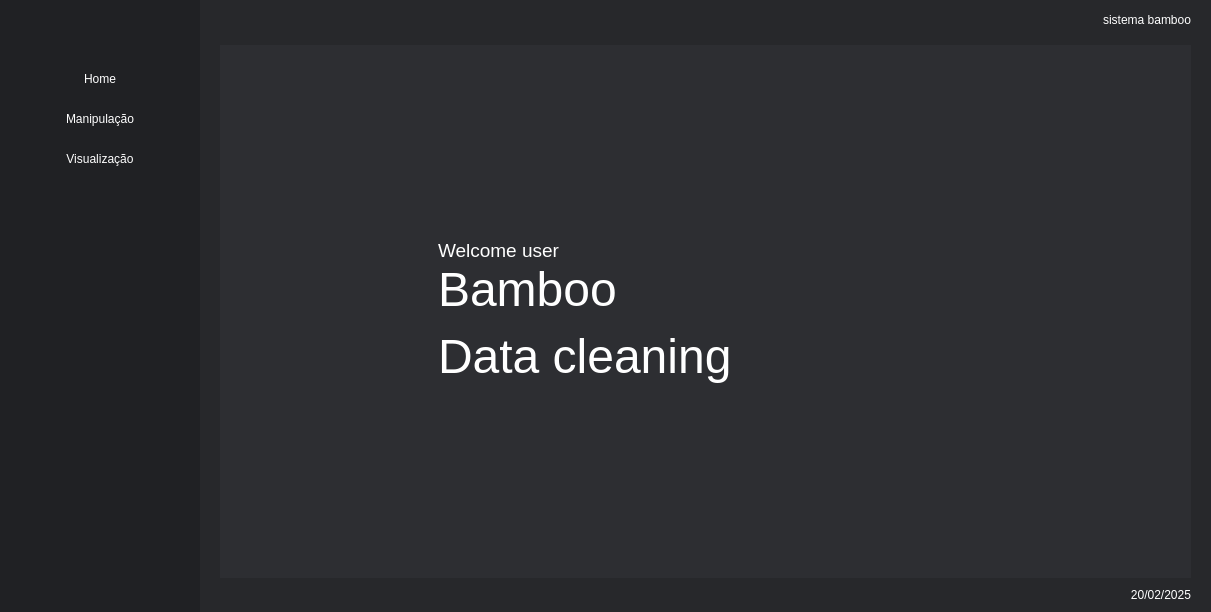
<?xml version="1.0" encoding="UTF-8"?>
<ui version="4.0">
 <class>MainWindow</class>
 <widget class="QMainWindow" name="MainWindow">
  <property name="geometry">
   <rect>
    <x>0</x>
    <y>0</y>
    <width>1211</width>
    <height>612</height>
   </rect>
  </property>
  <property name="windowTitle">
   <string>MainWindow</string>
  </property>
  <property name="styleSheet">
   <string notr="true"/>
  </property>
  <widget class="QWidget" name="centralwidget">
   <property name="styleSheet">
    <string notr="true">*{
	border:none
}</string>
   </property>
   <layout class="QHBoxLayout" name="horizontalLayout">
    <property name="spacing">
     <number>0</number>
    </property>
    <property name="leftMargin">
     <number>0</number>
    </property>
    <property name="topMargin">
     <number>0</number>
    </property>
    <property name="rightMargin">
     <number>0</number>
    </property>
    <property name="bottomMargin">
     <number>0</number>
    </property>
    <item>
     <widget class="QFrame" name="frame_menu">
      <property name="minimumSize">
       <size>
        <width>200</width>
        <height>0</height>
       </size>
      </property>
      <property name="maximumSize">
       <size>
        <width>200</width>
        <height>16777215</height>
       </size>
      </property>
      <property name="styleSheet">
       <string notr="true">background-color: rgba(32, 33, 36, 1);</string>
      </property>
      <property name="frameShape">
       <enum>QFrame::StyledPanel</enum>
      </property>
      <property name="frameShadow">
       <enum>QFrame::Raised</enum>
      </property>
      <layout class="QVBoxLayout" name="verticalLayout_2">
       <property name="leftMargin">
        <number>0</number>
       </property>
       <property name="topMargin">
        <number>0</number>
       </property>
       <property name="rightMargin">
        <number>0</number>
       </property>
       <property name="bottomMargin">
        <number>0</number>
       </property>
       <item>
        <widget class="QFrame" name="frame_2">
         <property name="minimumSize">
          <size>
           <width>0</width>
           <height>0</height>
          </size>
         </property>
         <property name="maximumSize">
          <size>
           <width>16777215</width>
           <height>90</height>
          </size>
         </property>
         <property name="styleSheet">
          <string notr="true">background-color: rgba(32, 33, 36, 1);</string>
         </property>
         <property name="frameShape">
          <enum>QFrame::StyledPanel</enum>
         </property>
         <property name="frameShadow">
          <enum>QFrame::Raised</enum>
         </property>
         <layout class="QHBoxLayout" name="horizontalLayout_4">
          <property name="leftMargin">
           <number>0</number>
          </property>
          <property name="topMargin">
           <number>20</number>
          </property>
          <property name="rightMargin">
           <number>0</number>
          </property>
          <property name="bottomMargin">
           <number>10</number>
          </property>
          <item>
           <widget class="QLabel" name="label_2">
            <property name="minimumSize">
             <size>
              <width>0</width>
              <height>0</height>
             </size>
            </property>
            <property name="maximumSize">
             <size>
              <width>16777215</width>
              <height>90</height>
             </size>
            </property>
            <property name="text">
             <string>&lt;html&gt;&lt;head/&gt;&lt;body&gt;&lt;p align=&quot;center&quot;&gt;&lt;img src=&quot;:/icons/icons_bamboo/logo_branca_64.png&quot;/&gt;&lt;/p&gt;&lt;/body&gt;&lt;/html&gt;</string>
            </property>
           </widget>
          </item>
         </layout>
        </widget>
       </item>
       <item>
        <widget class="QFrame" name="frame">
         <property name="minimumSize">
          <size>
           <width>0</width>
           <height>0</height>
          </size>
         </property>
         <property name="styleSheet">
          <string notr="true">QFrame{
	background-color: rgba(32, 33, 36, 1);
}
	
QPushButton:hover{
	background-color: rgb(72, 74, 79);
}

QPushButton{
	background-color: rgba(32, 33, 36, 1);
	color: rgb(255, 255, 255);
}</string>
         </property>
         <property name="frameShape">
          <enum>QFrame::StyledPanel</enum>
         </property>
         <property name="frameShadow">
          <enum>QFrame::Raised</enum>
         </property>
         <layout class="QVBoxLayout" name="verticalLayout_4">
          <property name="spacing">
           <number>0</number>
          </property>
          <property name="leftMargin">
           <number>0</number>
          </property>
          <property name="rightMargin">
           <number>0</number>
          </property>
          <item>
           <widget class="QPushButton" name="pushButton_2">
            <property name="minimumSize">
             <size>
              <width>0</width>
              <height>40</height>
             </size>
            </property>
            <property name="text">
             <string>Home</string>
            </property>
           </widget>
          </item>
          <item>
           <widget class="QPushButton" name="pushButton_3">
            <property name="minimumSize">
             <size>
              <width>0</width>
              <height>40</height>
             </size>
            </property>
            <property name="text">
             <string>Manipulação</string>
            </property>
           </widget>
          </item>
          <item>
           <widget class="QPushButton" name="pushButton_4">
            <property name="minimumSize">
             <size>
              <width>0</width>
              <height>40</height>
             </size>
            </property>
            <property name="text">
             <string>Visualização</string>
            </property>
           </widget>
          </item>
          <item>
           <spacer name="verticalSpacer">
            <property name="orientation">
             <enum>Qt::Vertical</enum>
            </property>
            <property name="sizeHint" stdset="0">
             <size>
              <width>20</width>
              <height>40</height>
             </size>
            </property>
           </spacer>
          </item>
         </layout>
        </widget>
       </item>
      </layout>
     </widget>
    </item>
    <item>
     <widget class="QFrame" name="frame_main">
      <property name="styleSheet">
       <string notr="true">background-color: rgba(39, 40, 43, 1);</string>
      </property>
      <property name="frameShape">
       <enum>QFrame::StyledPanel</enum>
      </property>
      <property name="frameShadow">
       <enum>QFrame::Raised</enum>
      </property>
      <layout class="QVBoxLayout" name="verticalLayout">
       <property name="spacing">
        <number>10</number>
       </property>
       <property name="leftMargin">
        <number>20</number>
       </property>
       <property name="topMargin">
        <number>0</number>
       </property>
       <property name="rightMargin">
        <number>20</number>
       </property>
       <property name="bottomMargin">
        <number>0</number>
       </property>
       <item>
        <widget class="QFrame" name="frame_head">
         <property name="maximumSize">
          <size>
           <width>16777215</width>
           <height>58</height>
          </size>
         </property>
         <property name="styleSheet">
          <string notr="true">background-color: rgba(39, 40, 43, 1);</string>
         </property>
         <property name="frameShape">
          <enum>QFrame::StyledPanel</enum>
         </property>
         <property name="frameShadow">
          <enum>QFrame::Raised</enum>
         </property>
         <layout class="QHBoxLayout" name="horizontalLayout_2">
          <property name="spacing">
           <number>0</number>
          </property>
          <property name="leftMargin">
           <number>10</number>
          </property>
          <property name="topMargin">
           <number>10</number>
          </property>
          <property name="rightMargin">
           <number>0</number>
          </property>
          <property name="bottomMargin">
           <number>5</number>
          </property>
          <item>
           <widget class="QLabel" name="label_3">
            <property name="minimumSize">
             <size>
              <width>0</width>
              <height>20</height>
             </size>
            </property>
            <property name="styleSheet">
             <string notr="true">color: rgb(255, 255, 255);</string>
            </property>
            <property name="text">
             <string>&lt;html&gt;&lt;head/&gt;&lt;body&gt;&lt;p align=&quot;right&quot;&gt;sistema bamboo&lt;/p&gt;&lt;/body&gt;&lt;/html&gt;</string>
            </property>
           </widget>
          </item>
         </layout>
        </widget>
       </item>
       <item>
        <widget class="QFrame" name="frame_middle">
         <property name="styleSheet">
          <string notr="true">background-color: rgba(45, 46, 50, 1);</string>
         </property>
         <property name="frameShape">
          <enum>QFrame::StyledPanel</enum>
         </property>
         <property name="frameShadow">
          <enum>QFrame::Raised</enum>
         </property>
         <layout class="QVBoxLayout" name="verticalLayout_3">
          <item>
           <widget class="QStackedWidget" name="stackedWidget">
            <property name="currentIndex">
             <number>0</number>
            </property>
            <widget class="QWidget" name="page_home">
             <layout class="QVBoxLayout" name="verticalLayout_5">
              <item>
               <widget class="QFrame" name="frame_3">
                <property name="frameShape">
                 <enum>QFrame::StyledPanel</enum>
                </property>
                <property name="frameShadow">
                 <enum>QFrame::Raised</enum>
                </property>
                <layout class="QHBoxLayout" name="horizontalLayout_5">
                 <property name="spacing">
                  <number>0</number>
                 </property>
                 <property name="leftMargin">
                  <number>0</number>
                 </property>
                 <property name="topMargin">
                  <number>0</number>
                 </property>
                 <property name="rightMargin">
                  <number>0</number>
                 </property>
                 <property name="bottomMargin">
                  <number>0</number>
                 </property>
                 <item>
                  <widget class="QFrame" name="frame_4">
                   <property name="maximumSize">
                    <size>
                     <width>200</width>
                     <height>16777215</height>
                    </size>
                   </property>
                   <property name="styleSheet">
                    <string notr="true">background-color: rgba(45, 46, 50, 1);</string>
                   </property>
                   <property name="frameShape">
                    <enum>QFrame::StyledPanel</enum>
                   </property>
                   <property name="frameShadow">
                    <enum>QFrame::Raised</enum>
                   </property>
                   <layout class="QHBoxLayout" name="horizontalLayout_6">
                    <property name="spacing">
                     <number>0</number>
                    </property>
                    <property name="leftMargin">
                     <number>0</number>
                    </property>
                    <property name="topMargin">
                     <number>10</number>
                    </property>
                    <property name="rightMargin">
                     <number>0</number>
                    </property>
                    <property name="bottomMargin">
                     <number>10</number>
                    </property>
                    <item>
                     <widget class="QLabel" name="label">
                      <property name="minimumSize">
                       <size>
                        <width>0</width>
                        <height>0</height>
                       </size>
                      </property>
                      <property name="maximumSize">
                       <size>
                        <width>200</width>
                        <height>16777215</height>
                       </size>
                      </property>
                      <property name="text">
                       <string>&lt;html&gt;&lt;head/&gt;&lt;body&gt;&lt;p align=&quot;right&quot;&gt;&lt;img src=&quot;:/icons/icons_bamboo/logo_branca_512.ico&quot;/&gt;&lt;/p&gt;&lt;/body&gt;&lt;/html&gt;</string>
                      </property>
                     </widget>
                    </item>
                   </layout>
                  </widget>
                 </item>
                 <item>
                  <widget class="QFrame" name="frame_5">
                   <property name="styleSheet">
                    <string notr="true">background-color: rgba(45, 46, 50, 1);</string>
                   </property>
                   <property name="frameShape">
                    <enum>QFrame::StyledPanel</enum>
                   </property>
                   <property name="frameShadow">
                    <enum>QFrame::Raised</enum>
                   </property>
                   <layout class="QVBoxLayout" name="verticalLayout_6">
                    <property name="spacing">
                     <number>0</number>
                    </property>
                    <property name="leftMargin">
                     <number>0</number>
                    </property>
                    <property name="topMargin">
                     <number>0</number>
                    </property>
                    <property name="rightMargin">
                     <number>0</number>
                    </property>
                    <property name="bottomMargin">
                     <number>0</number>
                    </property>
                    <item>
                     <spacer name="verticalSpacer_2">
                      <property name="orientation">
                       <enum>Qt::Vertical</enum>
                      </property>
                      <property name="sizeHint" stdset="0">
                       <size>
                        <width>20</width>
                        <height>40</height>
                       </size>
                      </property>
                     </spacer>
                    </item>
                    <item>
                     <widget class="QLabel" name="label_5">
                      <property name="maximumSize">
                       <size>
                        <width>16777215</width>
                        <height>50</height>
                       </size>
                      </property>
                      <property name="styleSheet">
                       <string notr="true">color: rgb(255, 255, 255);</string>
                      </property>
                      <property name="text">
                       <string>&lt;html&gt;&lt;head/&gt;&lt;body&gt;&lt;p&gt;&lt;span style=&quot; font-size:14pt;&quot;&gt;Welcome user&lt;/span&gt;&lt;/p&gt;&lt;/body&gt;&lt;/html&gt;</string>
                      </property>
                     </widget>
                    </item>
                    <item>
                     <widget class="QLabel" name="label_4">
                      <property name="maximumSize">
                       <size>
                        <width>16777215</width>
                        <height>200</height>
                       </size>
                      </property>
                      <property name="font">
                       <font>
                        <pointsize>7</pointsize>
                        <weight>50</weight>
                        <bold>false</bold>
                       </font>
                      </property>
                      <property name="styleSheet">
                       <string notr="true">color: rgb(255, 255, 255);</string>
                      </property>
                      <property name="text">
                       <string>&lt;html&gt;&lt;head/&gt;&lt;body&gt;&lt;p&gt;&lt;span style=&quot; font-size:36pt;&quot;&gt;Bamboo&lt;/span&gt;&lt;/p&gt;&lt;p&gt;&lt;span style=&quot; font-size:36pt;&quot;&gt;Data cleaning&lt;/span&gt;&lt;/p&gt;&lt;/body&gt;&lt;/html&gt;</string>
                      </property>
                     </widget>
                    </item>
                    <item>
                     <spacer name="verticalSpacer_3">
                      <property name="orientation">
                       <enum>Qt::Vertical</enum>
                      </property>
                      <property name="sizeHint" stdset="0">
                       <size>
                        <width>20</width>
                        <height>40</height>
                       </size>
                      </property>
                     </spacer>
                    </item>
                   </layout>
                  </widget>
                 </item>
                </layout>
               </widget>
              </item>
             </layout>
            </widget>
            <widget class="QWidget" name="page_manipula"/>
            <widget class="QWidget" name="page_visualiza"/>
           </widget>
          </item>
         </layout>
        </widget>
       </item>
       <item>
        <widget class="QFrame" name="frame_footer">
         <property name="maximumSize">
          <size>
           <width>16777215</width>
           <height>40</height>
          </size>
         </property>
         <property name="styleSheet">
          <string notr="true">background-color: rgba(39, 40, 43, 1);</string>
         </property>
         <property name="frameShape">
          <enum>QFrame::StyledPanel</enum>
         </property>
         <property name="frameShadow">
          <enum>QFrame::Raised</enum>
         </property>
         <layout class="QHBoxLayout" name="horizontalLayout_3">
          <property name="spacing">
           <number>0</number>
          </property>
          <property name="leftMargin">
           <number>0</number>
          </property>
          <property name="topMargin">
           <number>0</number>
          </property>
          <property name="rightMargin">
           <number>0</number>
          </property>
          <property name="bottomMargin">
           <number>10</number>
          </property>
          <item>
           <widget class="QPushButton" name="pushButton">
            <property name="maximumSize">
             <size>
              <width>40</width>
              <height>60</height>
             </size>
            </property>
            <property name="styleSheet">
             <string notr="true">QPushButton:hover{
	background-color: rgb(0, 170, 255);
	border-radius: 5px;
}

QPushButton{
	border-radius: 5px;
	background-color: rgba(39, 40, 43, 1);
}</string>
            </property>
            <property name="text">
             <string/>
            </property>
            <property name="icon">
             <iconset>
              <normaloff>icons_bamboo/cardapio.png</normaloff>icons_bamboo/cardapio.png</iconset>
            </property>
            <property name="iconSize">
             <size>
              <width>24</width>
              <height>24</height>
             </size>
            </property>
           </widget>
          </item>
          <item>
           <widget class="QLabel" name="label_data">
            <property name="styleSheet">
             <string notr="true">color: rgb(255, 255, 255);</string>
            </property>
            <property name="text">
             <string>&lt;html&gt;&lt;head/&gt;&lt;body&gt;&lt;p align=&quot;right&quot;&gt;20/02/2025&lt;/p&gt;&lt;/body&gt;&lt;/html&gt;</string>
            </property>
           </widget>
          </item>
         </layout>
        </widget>
       </item>
      </layout>
     </widget>
    </item>
   </layout>
  </widget>
 </widget>
 <resources>
  <include location="icons_.qrc"/>
 </resources>
 <connections/>
</ui>
